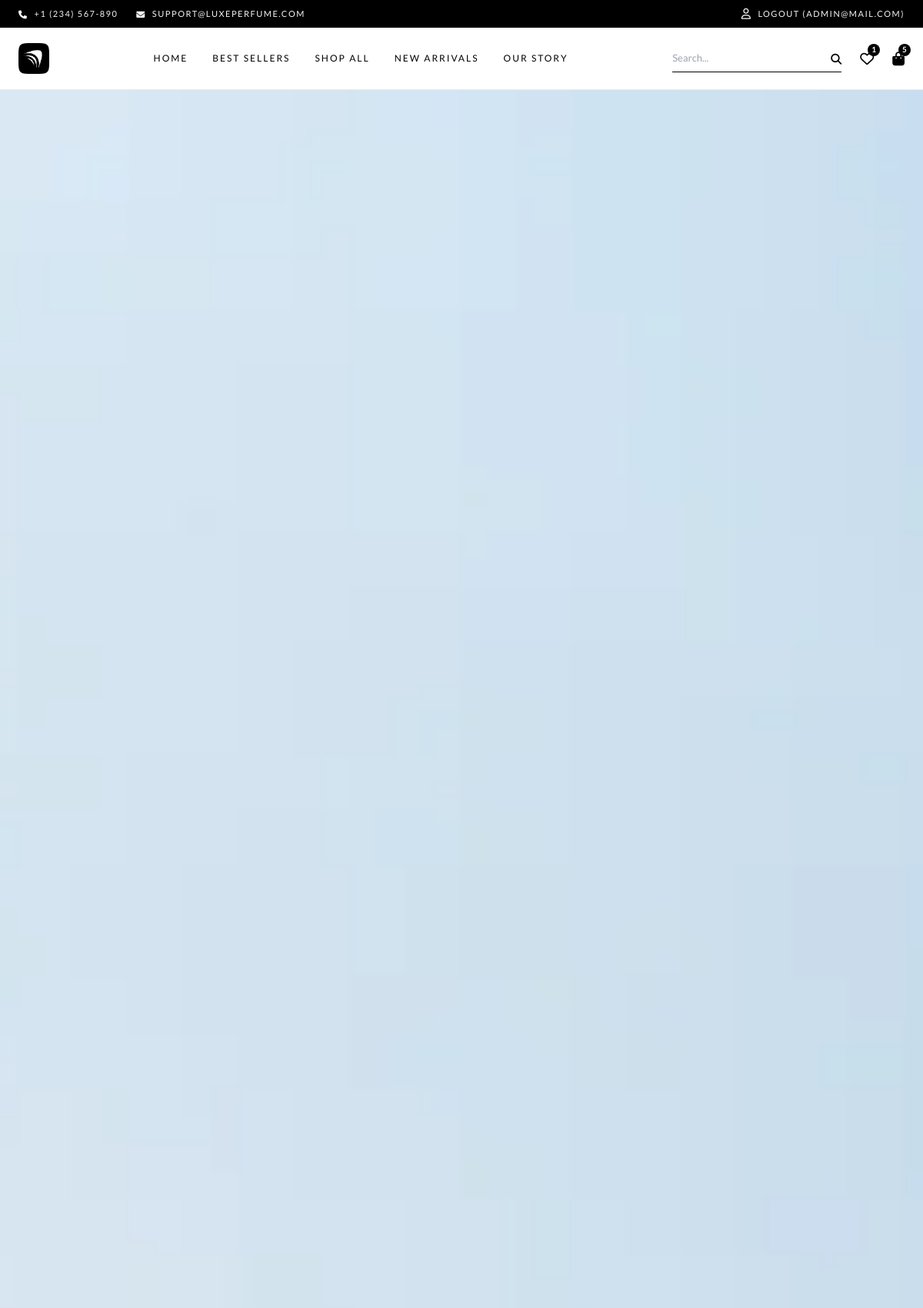
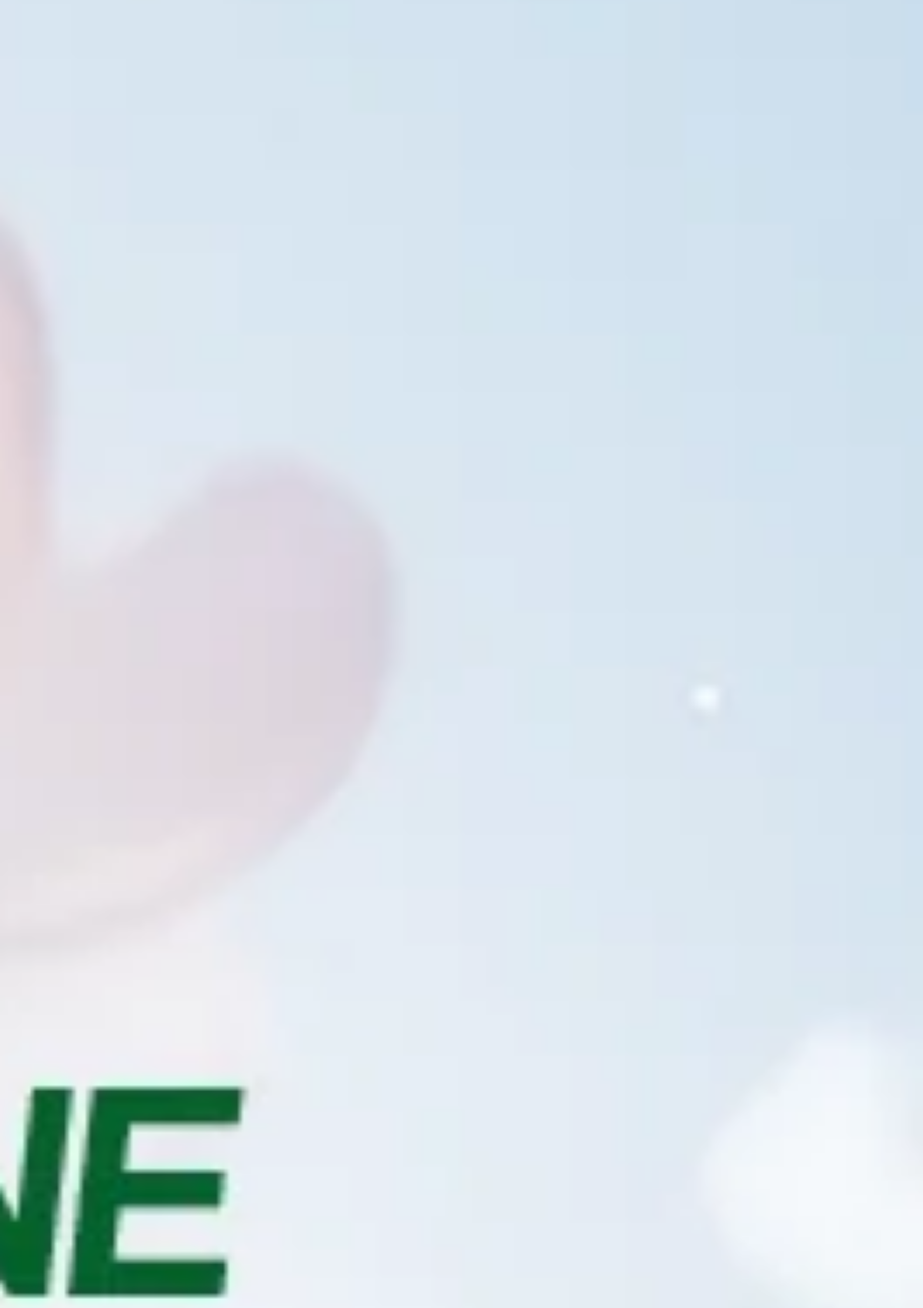
The page / (signed in, upper part) on the database its author committed (2 pictures, top to bottom).
### users/models.py (models this page shows, shortened)
class User(AbstractUser):
    email = models.EmailField(unique=True)
    phone = models.CharField(max_length=20, blank=True, null=True)
    ip_address = models.GenericIPAddressField(blank=True, null=True) # Useful for basic security/fraud checks
    created_at = models.DateTimeField(auto_now_add=True)
    updated_at = models.DateTimeField(auto_now=True)
    USERNAME_FIELD = 'email'
    REQUIRED_FIELDS = ['username']

### main/models/site_settings.py (models this page shows, shortened)
class PlatformSettings(models.Model):
    logo = models.ImageField(upload_to='site_settings/logo/')
    favicon = models.ImageField(upload_to='site_settings/favicon/')
    title = models.CharField(max_length=255)
    description = models.TextField()
    keywords = models.CharField(max_length=255)
    address = models.CharField(max_length=255)
    phone = models.CharField(max_length=255)
    whatsapp = models.CharField(max_length=255)
    email = models.EmailField()
    facebook = models.URLField()
    twitter = models.URLField()
    instagram = models.URLField()
    linkedin = models.URLField()
    youtube = models.URLField()
    class Meta:
        verbose_name = 'Platform Settings'
        verbose_name_plural = 'Platform Settings'

class NavLinks(models.Model):
    title = models.CharField(max_length=255)
    link = models.CharField(max_length=255)
    display_order = models.PositiveIntegerField(default=0)
    is_active = models.BooleanField(default=True)
    class Meta:
        ordering = ['display_order']

### main/models/home_settings.py (models this page shows, shortened)
class HeroSlide(models.Model):
    big_image = models.ImageField(upload_to='home/hero/')
    small_image = models.ImageField(upload_to='home/hero/', help_text="Mobile image")
    link = models.CharField(max_length=255)
    display_order = models.PositiveIntegerField(default=0)
    is_active = models.BooleanField(default=True)
    class Meta:
        ordering = ['display_order']

### main/views.py (the view)
# urls.py: 2. Add a URL to urlpatterns:  path('', views.home, name='home')
def home(request):
    home_settings = HomeBanner.objects.first()
    home_orders = HomePageOrder.objects.filter(is_active=True).order_by('display_order')
    hero_items = HeroSlide.objects.filter(is_active=True)
    store_features = StoreFeature.objects.filter(is_active=True)
    home_categories = HomeCategory.objects.filter(is_active=True)
    home_reviews = HomeReview.objects.filter(is_active=True)
    faq_sections = FAQSection.objects.filter(is_active=True).prefetch_related('items')
    blocks = []
    for order in home_orders:
        block_data = {
            'type': order.section_type,
            'order': order.display_order,
        }
        if order.section_type == 'products' and order.product_section:
            section = order.product_section
            if section.is_active:
                if section.search_query:
                    qd = QueryDict(section.search_query)
                    filters = {'is_active': True}
                    if qd.get('category'): filters['category__icontains'] = qd.get('category')
                    if qd.get('gender'): filters['gender'] = qd.get('gender')
                    if qd.get('type'): filters['concentration'] = qd.get('type')
                    if qd.get('new'): filters['is_new_arrival'] = qd.get('new').lower() == 'true'
                    if qd.get('bestseller'): filters['is_bestseller'] = qd.get('bestseller').lower() == 'true'
                    section.filtered_products = Product.objects.filter(**filters)[:section.max_products]
                else:
                    section.filtered_products = section.products.filter(is_active=True)[:section.max_products]
                block_data['section'] = section
                blocks.append(block_data)
        else:
            blocks.append(block_data)
    context = {
        'home_settings': home_settings,
        'hero_items': hero_items,
        'store_features': store_features,
        'home_categories': home_categories,
        'home_reviews': home_reviews,
        'faq_sections': faq_sections,
        'blocks': blocks,
    }
    return render(request, 'main/home.html', context)

### cart/context_processors.py (called while the page is built)
def cart_count(request):
    try:
        cart = get_cart(request)
        return {'cart_count': cart.total_items_count}
    except:
        return {'cart_count': 0}

### cart/models.py (called while the page is built)
    @property
    def total_items_count(self):
        return sum(item.quantity for item in self.items.all())

### cart/utils.py (called while the page is built)
def get_cart(request):
    if request.user.is_authenticated:
        cart, created = Cart.objects.get_or_create(user=request.user)
    else:
        session_key = request.session.session_key
        if not session_key:
            request.session.create()
            session_key = request.session.session_key
        cart, created = Cart.objects.get_or_create(session_key=session_key)
    return cart

### main/context_processors.py (called while the page is built)
def site_context(request):
    settings = PlatformSettings.objects.first()
    nav_links = NavLinks.objects.filter(is_active=True)
    footer_links = FooterLinks.objects.filter(is_active=True)
    site_settings = SiteSettings.objects.all().first()
    return {
        'platform_settings': settings,
        'nav_links': nav_links,
        'footer_links': footer_links,
        'site_settings': site_settings,
    }

### products/models.py (called while the page is built)
    @property
    def get_main_image(self):
        main_img = self.media.filter(media_type='image', is_main=True).first()
        if not main_img:
            main_img = self.media.filter(media_type='image').first()
        return main_img

### users/context_processors.py (called while the page is built)
def auth_settings_context(request):
    return {
        'auth_settings': AuthSettings.objects.first()
    }

### wishlist/context_processors.py (called while the page is built)
def wishlist_contents(request):
    wishlist = get_wishlist(request)
    wishlist_product_ids = set(wishlist.items.values_list('product_id', flat=True))
    return {
        'wishlist_product_ids': wishlist_product_ids,
        'wishlist_count': len(wishlist_product_ids)
    }

### wishlist/utils.py (called while the page is built)
def get_wishlist(request):
    if request.user.is_authenticated:
        wishlist, _ = Wishlist.objects.get_or_create(user=request.user)
    else:
        if not request.session.session_key:
            request.session.create()
        wishlist, _ = Wishlist.objects.get_or_create(session_key=request.session.session_key)
    return wishlist

### templates/main/home.html (shortened to what this page needs)
{% extends 'base.html' %}
{% block content %}
{% for block in blocks %}
    {% if block.type == 'hero' %}
        {% if hero_items %}
        <section class="relative w-full h-[85vh] min-h-[500px] bg-gray-50">
            <div class="flex w-full h-full overflow-x-auto snap-x snap-mandatory no-scrollbar" id="heroTrack">
                {% for item in hero_items %}
                <div class="w-full h-full flex-shrink-0 snap-center relative">
                    <a href="{{ item.link|default:'#' }}" class="block w-full h-full">
                        <picture>
                            <source media="(max-width: 768px)" srcset="{{ item.small_image.url }}">
                            <img src="{{ item.big_image.url }}" alt="Luxe Perfume Hero" class="w-full h-full object-cover block" draggable="false">
                        </picture>
                    </a>
                </div>
                {% endfor %}
            </div>
        </section>
        {% endif %}
    {% endif %}
{% endfor %}
{% endblock %}

### templates/base.html (shortened to what this page needs)
<!DOCTYPE html>
<html lang="en">
<head>
    <link rel="stylesheet" href="https://cdnjs.cloudflare.com/ajax/libs/font-awesome/6.4.0/css/all.min.css">
    <script src="https://cdn.tailwindcss.com"></script>
</head>
<body class="font-sans text-theme_primary bg-theme_bg antialiased overflow-x-hidden">
    {% include 'partials/navbar.html' %}
    <main>
        {% block content %}
        {% endblock %}
    </main>
</body>
</html>

### templates/partials/navbar.html (shortened to what this page needs)
<div class="hidden md:block bg-black text-white py-2 text-[11px] tracking-[1.5px] uppercase">
    <div class="max-w-[1400px] mx-auto px-6 flex justify-between items-center">
        <div class="flex gap-6">
            <a href="tel:+1234567890" class="flex items-center gap-2 text-[#f5f5f5] hover:text-theme_accent transition-colors duration-150">
                <i class="fas fa-phone"></i>
                <span>+1 (234) 567-890</span>
            </a>
            <a href="mailto:support@luxeperfume.com" class="flex items-center gap-2 text-[#f5f5f5] hover:text-theme_accent transition-colors duration-150">
                <i class="fas fa-envelope"></i>
                <span>support@luxeperfume.com</span>
            </a>
        </div>
        <div class="flex gap-6">
            {% if user.is_authenticated %}
            <a href="{% url 'users:logout' %}" class="text-[#f5f5f5] hover:text-theme_accent transition-colors duration-150 flex items-center gap-2">
                <i class="fa-regular fa-user text-sm"></i>
                <span>Logout ({{ user.first_name|default:user.email }})</span>
            </a>
            {% endif %}
        </div>
    </div>
</div>
<header class="sticky top-0 z-[1000] bg-white/98 bg-white border-b border-[#eaeaea]">
    <div class="max-w-[1400px] mx-auto px-6">
        <div class="flex justify-between items-center py-5">
            <a href="/" class="font-serif text-[28px] font-semibold text-black tracking-[3px] uppercase whitespace-nowrap flex items-center">
                {% if platform_settings.logo %}
                <img class="h-8 md:h-10 w-auto object-contain" src="{{ platform_settings.logo.url }}" alt="Site Logo">
                {% else %}
                {{ platform_settings.title|default:"LUXE" }}<span class="text-[#777777] font-normal">PERFUME</span>
                {% endif %}
            </a>
            <nav class="hidden lg:flex gap-8">
                {% if nav_links %}
                    {% for link in nav_links %}
                    <a href="{{ link.link }}" class="text-[12px] font-normal uppercase tracking-[2px] text-black relative py-2 after:content-[''] after:absolute after:bottom-0 after:left-0 after:w-0 after:h-[1px] after:bg-black after:transition-all hover:after:w-full hover:text-theme_accent">
                        {{ link.title }}
                    </a>
                    {% endfor %}
                {% endif %}
            </nav>
            <div class="flex items-center gap-6">
                <form action="{% url 'products:search' %}" method="GET" class="hidden lg:block relative w-[220px]">
                    <input type="text" name="q" class="w-full py-2 pr-[30px] border-b border-black text-[13px] bg-transparent focus:outline-none focus:border-theme_accent transition-colors" placeholder="Search..." id="searchInput" value="{{ query|default:'' }}">
                    <button type="submit" class="absolute right-0 top-1/2 -translate-y-1/2 text-[14px] text-black hover:text-theme_accent transition-colors">
                        <i class="fas fa-search"></i>
                    </button>
                </form>
                <a href="{% url 'wishlist:wishlist_detail' %}" class="relative text-[18px] text-black hover:text-theme_accent transition-colors duration-150">
                    <i class="far fa-heart"></i>
                    <span class="wishlist-count-badge absolute -top-1.5 -right-2 bg-black text-white text-[10px] font-semibold w-4 h-4 rounded-full flex items-center justify-center {% if not wishlist_count %}hidden{% endif %}">
                        {{ wishlist_count|default:0 }}
                    </span>
                </a>
                <a href="{% url 'cart:cart_detail' %}" class="relative text-[18px] text-black hover:text-theme_accent transition-colors duration-150">
                    <i class="fas fa-shopping-bag"></i>
                    {% if cart_count > 0 %}
                    <span class="cart-count-badge absolute -top-1.5 -right-2 bg-black text-white text-[10px] font-semibold w-4 h-4 rounded-full flex items-center justify-center">
                        {{ cart_count }}
                    </span>
                    {% endif %}
                </a>
            </div>
        </div>
    </div>
</header>

### rows shown on the page
User: first_name "ADMIN@MAIL.COM"
PlatformSettings: logo (picture)
NavLinks: title "HOME"
NavLinks: title "BEST SELLERS"
NavLinks: title "SHOP ALL"
NavLinks: title "NEW ARRIVALS"
NavLinks: title "OUR STORY"
HeroSlide: big_image (picture)

### other values the page prints
{{ wishlist_count|default:0 }} "1"
{{ cart_count }} "5"
